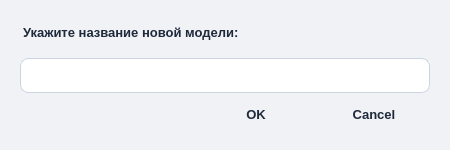
<?xml version="1.0" encoding="UTF-8"?>
<ui version="4.0">
 <class>modelName_dialog</class>
 <widget class="QDialog" name="modelName_dialog">
  <property name="geometry">
   <rect>
    <x>0</x>
    <y>0</y>
    <width>450</width>
    <height>150</height>
   </rect>
  </property>
  <property name="windowTitle">
   <string>Название модели</string>
  </property>
  <property name="styleSheet">
   <string notr="true">
    QDialog {
        background-color: #f0f2f5;
        font-family: 'Segoe UI', 'Microsoft YaHei', sans-serif;
    }
    QLabel {
        color: #1e293b;
        font-size: 13px;
        font-weight: 500;
        margin-bottom: 8px;
    }
    QLineEdit {
        background-color: white;
        border: 1px solid #cbd5e1;
        border-radius: 8px;
        padding: 8px 12px;
        font-size: 13px;
        color: #0f172a;
        selection-background-color: #3b82f6;
    }
    QLineEdit:focus {
        border: 1px solid #3b82f6;
        outline: none;
    }
    QPushButton {
        background-color: transparent;
        border: none;
        border-radius: 8px;
        padding: 8px 16px;
        font-size: 13px;
        font-weight: 500;
        color: #1e293b;
        min-width: 80px;
    }
    QPushButton:hover {
        background-color: #e2e8f0;
    }
    QPushButton:pressed {
        background-color: #cbd5e1;
    }
    QPushButton[text="OK"] {
        background-color: #3b82f6;
        color: white;
    }
    QPushButton[text="OK"]:hover {
        background-color: #2563eb;
    }
    QPushButton[text="Cancel"]:hover {
        background-color: #fee2e2;
        color: #dc2626;
    }
   </string>
  </property>
  <layout class="QVBoxLayout" name="verticalLayout">
   <property name="leftMargin">
    <number>20</number>
   </property>
   <property name="topMargin">
    <number>20</number>
   </property>
   <property name="rightMargin">
    <number>20</number>
   </property>
   <property name="bottomMargin">
    <number>20</number>
   </property>
   <item>
    <widget class="QLabel" name="label_2">
     <property name="text">
      <string>Укажите название новой модели:</string>
     </property>
    </widget>
   </item>
   <item>
    <widget class="QLineEdit" name="lineEdit"/>
   </item>
   <item>
    <widget class="QDialogButtonBox" name="buttonBox">
     <property name="orientation">
      <enum>Qt::Horizontal</enum>
     </property>
     <property name="standardButtons">
      <set>QDialogButtonBox::Cancel|QDialogButtonBox::Ok</set>
     </property>
     <property name="centerButtons">
      <bool>false</bool>
     </property>
    </widget>
   </item>
  </layout>
 </widget>
 <resources/>
 <connections>
  <connection>
   <sender>buttonBox</sender>
   <signal>accepted()</signal>
   <receiver>modelName_dialog</receiver>
   <slot>accept()</slot>
   <hints>
    <hint type="sourcelabel">
     <x>248</x>
     <y>254</y>
    </hint>
    <hint type="destinationlabel">
     <x>157</x>
     <y>274</y>
    </hint>
   </hints>
  </connection>
  <connection>
   <sender>buttonBox</sender>
   <signal>rejected()</signal>
   <receiver>modelName_dialog</receiver>
   <slot>reject()</slot>
   <hints>
    <hint type="sourcelabel">
     <x>316</x>
     <y>260</y>
    </hint>
    <hint type="destinationlabel">
     <x>286</x>
     <y>274</y>
    </hint>
   </hints>
  </connection>
 </connections>
</ui>
